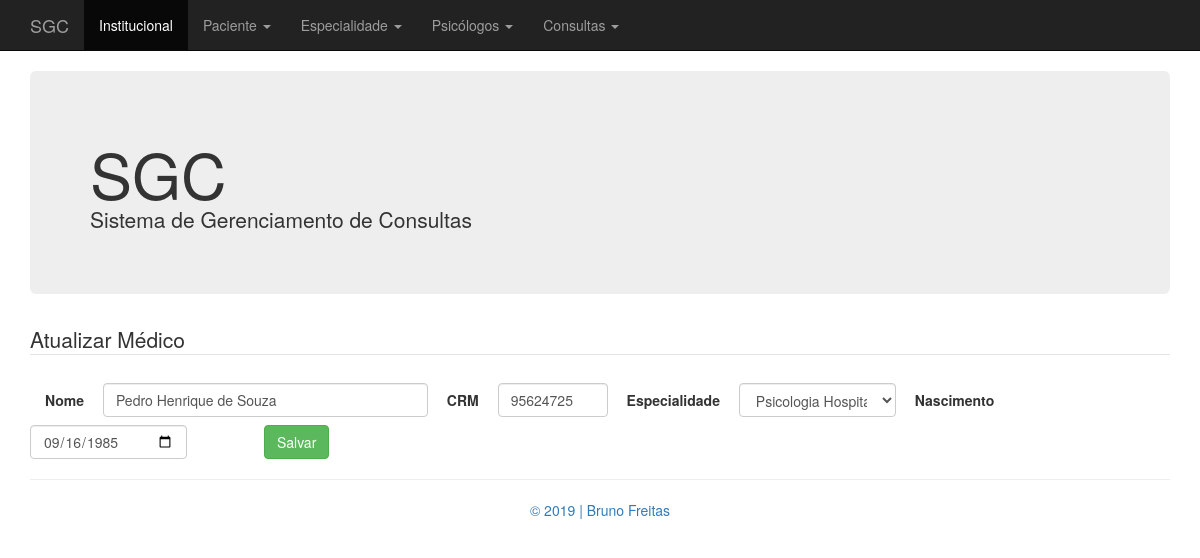
The page /index.php?pagina=atualizar_medico.php&idMedico=1 on the database its author committed.
### tables this page shows
CREATE TABLE IF NOT EXISTS `medico` (
  `id_medico` INT NOT NULL AUTO_INCREMENT COMMENT 'Id da Tabela medico',
  `nome_medico` VARCHAR(40) CHARACTER SET 'utf8' COLLATE 'utf8_general_ci' NOT NULL COMMENT 'Nome do Médico',
  `crm_medico` VARCHAR(8) CHARACTER SET 'utf8' COLLATE 'utf8_general_ci' NOT NULL COMMENT 'CRM do Médico\nMáximo 8 números',
  `data_nasc_medico` DATE NOT NULL COMMENT 'Data de Nascimento do Médico',
  `especialidade_id_especialidade` INT NOT NULL,
  PRIMARY KEY (`id_medico`, `especialidade_id_especialidade`),
  UNIQUE INDEX `id_medico_UNIQUE` (`id_medico` ASC),
  INDEX `fk_medico_especialidade1_idx` (`especialidade_id_especialidade` ASC),
  CONSTRAINT `fk_medico_especialidade1`
    FOREIGN KEY (`especialidade_id_especialidade`)
    REFERENCES `especialidade` (`id_especialidade`)
    ON DELETE CASCADE
    ON UPDATE CASCADE);

CREATE TABLE IF NOT EXISTS `especialidade` (
  `id_especialidade` INT NOT NULL AUTO_INCREMENT COMMENT 'Id da Tabela especialidade',
  `descricao_especialidade` VARCHAR(40) CHARACTER SET 'utf8' COLLATE 'utf8_general_ci' NOT NULL COMMENT 'Descrição (nome) da Especialidade Médica',
  PRIMARY KEY (`id_especialidade`),
  UNIQUE INDEX `id_especialidade_UNIQUE` (`id_especialidade` ASC));

### class/Medico.php (called while the page is built, shortened)
<?php
include "Conexao.php";
class Medico {
    private $idMedico;
    public function getIdMedico() {
        return $this->idMedico;
    }
    public function setIdMedico($idMedico) {
        $this->idMedico = $idMedico;
    }
    public function listarMedicoId() {
        $strSql = "SELECT * FROM medico INNER JOIN especialidade ON medico.especialidade_id_especialidade = especialidade.id_especialidade WHERE id_medico = ".$this->getIdMedico()."";
        $rs = Conexao::executaSql($strSql);
        return $rs;
    }
}

### class/Conexao.php (called while the page is built, shortened)
<?php
class Conexao {
	public static function abrirConexao() {
		$mysql_usuario = "root";
		$mysql_password = "";
		$mysql_database = "db_clinica";
		$mysql_host  = "localhost";
		$varcon = mysqli_connect($mysql_host, $mysql_usuario, $mysql_password, $mysql_database);
		if ($varcon)
			return($varcon);
		  else
			return(false);
	}
	public static function fecharConexao($varcon) {
		if(mysqli_close($varcon))
			return(true);
		else
			return(false);
	}
	public static function executaSql($strSql) {
		$linkCon = Conexao::abrirConexao();
		$resultado = mysqli_query($linkCon, $strSql);
	   	return $resultado;
	}
}

### atualizar_medico.php (the view, shortened to what this page needs)
<?php
    include 'class/Medico.php';
    $medico = new Medico();
    $medico->setIdMedico($_GET['idMedico']);
    $rs = $medico->listarMedicoId();
    $linha = mysqli_fetch_array($rs, MYSQLI_ASSOC);
echo '
<div class="container">
    <legend>Atualizar Médico</legend>
    <form action="index.php?pagina=processar_atualizacao_medico.php&idMedico='.$linha['id_medico'].'" method="post">
        <div class="form-inline ">
            <div class="col-lg-13">
                <label class="form-group">Nome</label>
                <input maxlength="40" style="width: 325px;" type="text" name="nome" class="form-control" placeholder="Máximo 40 caracteres..." required value="'.$linha['nome_medico'].'">
                <label class="form-group">CRM</label>
                <input maxlength="8" style="width: 110px;" id="crm" type="text" name="crm" class="form-control" placeholder="Máx. 8 carac." required value="'.$linha['crm_medico'].'">
                <label class="form-group">Especialidade</label>
                <select id="especialidade" name="especialidade" style="width: 157px;" class="form-control" placeholder="Especialidade..." required>
                    <option value="'.$linha['id_especialidade'].'">'.$linha['descricao_especialidade'].'</option>';
                echo '
                </select>
                <label class="form-group">Nascimento</label>
                <input style="width: 157px;" type="date" name="dataNascimento" class="form-control" required value="'.$linha['data_nasc_medico'].'">
                <button style="width: 185p; margin-left: 73px;" type="submit" class="btn btn-success">Salvar</button>
            </div>
        </div>
    </form>
</div>';

### css/estilo.css (style rules this page uses)
label { padding: 15px; margin-right: px; }

### rows shown on the page
medico: nome "Pedro Henrique de Souza", crm "95624725", especialidade "Psicologia Hospitalar.", dataNascimento "09/16/1985"
